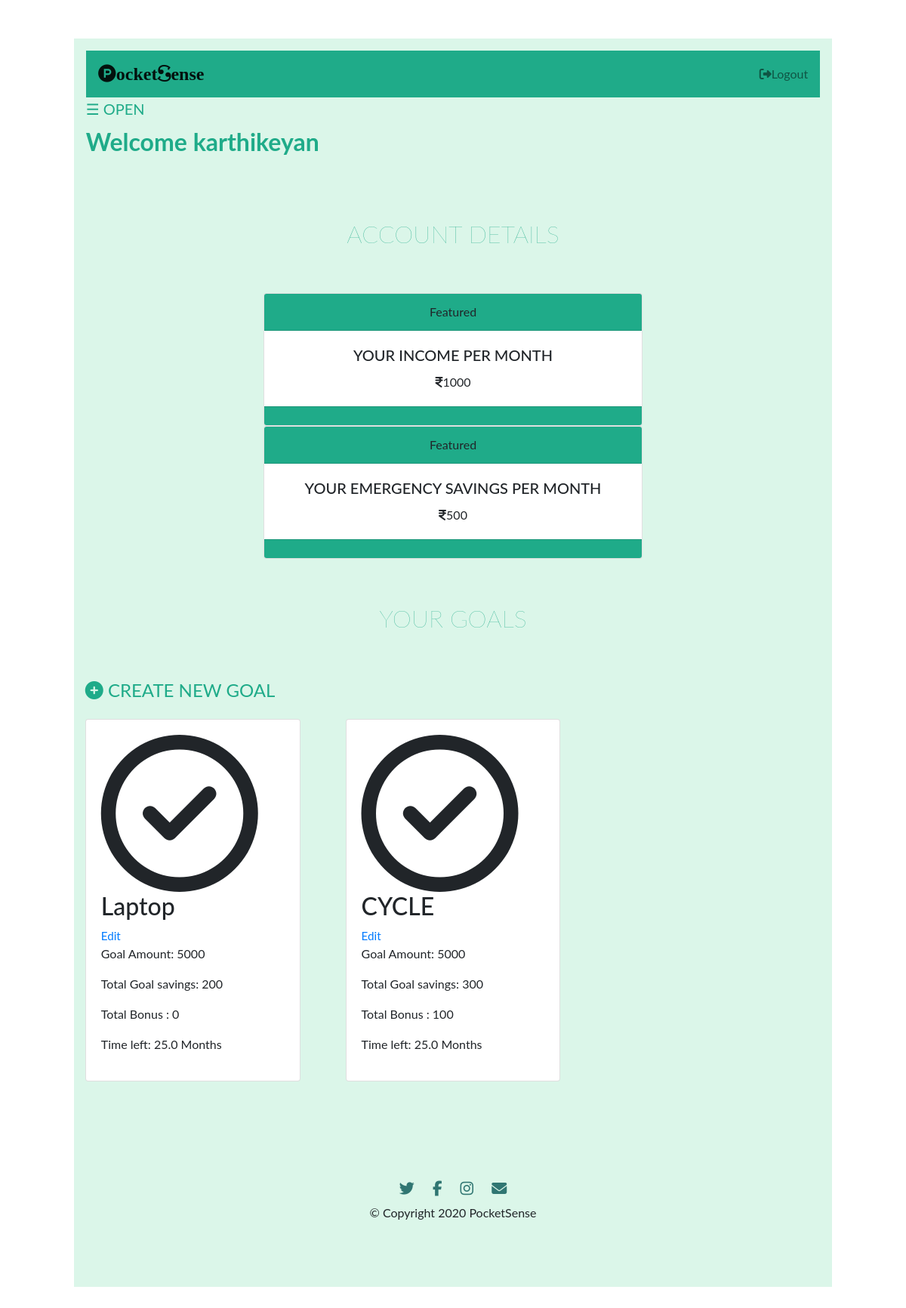
/goal/account (signed in), run on the app's committed database.
### tables this page shows
CREATE TABLE child(
	child_id INTEGER PRIMARY KEY AUTOINCREMENT,
	child_username TEXT UNIQUE NOT NULL,
	parent_email TEXT UNIQUE NOT NULL,
	child_password TEXT NOT NULL
);

CREATE TABLE goal(
	goal_id INTEGER PRIMARY KEY AUTOINCREMENT,
	author_id INTEGER ,
	task_author INTEGER,

	goal_name TEXT UNIQUE ,
	income_amt INTEGER ,
	goal_amt INTEGER ,
	goal_saving INTEGER,

	fix_saving_amt INTEGER,
	saving_amt INTEGER ,
	emergency_amt INTEGER ,
	
	bonus INTEGER ,
    time_left TEXT ,
	personal_amt INTEGER ,
	counter INTEGER,

	created TIMESTAMP DEFAULT CURRENT_TIMESTAMP,


	task_name  TEXT,

	task_amt INTEGER,
	task_count INTEGER,
	
	FOREIGN KEY (author_id) REFERENCES child (child_id),
	
	FOREIGN KEY (task_author) REFERENCES parent (parent_id)

);

### fin/goal.py (the view, shortened to what this page needs)
@bp.route('/account' ,  methods = ('GET' , 'POST'))
@child_login_required
def account():
    db = get_db()
    goals = db.execute(
            'SELECT go.goal_id , income_amt , goal_amt , saving_amt , emergency_amt , author_id , goal_name , child_username , time_left ,personal_amt, created , bonus , counter , goal_saving  , fix_saving_amt'
            ' FROM goal go JOIN child c ON go.author_id = c.child_id'
            ' ORDER BY created DESC'
            ).fetchall()
    from datetime import datetime
    counter =0
    for x in goals:
        counter += 1
    for i in range(0 , counter):
        created_time = goals[i]['created']
        today = datetime.today()
        goal_saving = goals[i]['goal_saving']
        goal_amt = goals[i]['goal_amt']
        fix_saving_amt = goals[i]['fix_saving_amt']
        created_month = int(created_time.strftime('%m'))
        created_year = int(created_time.strftime('%Y'))
        created_date = int(created_time.strftime('%d'))
        tracker = goals[i]['counter']
        tracker += created_month
        Hour = int(created_time.strftime('%H'))
        Sec = int(created_time.strftime('%S'))
        Min = int(created_time.strftime('%M'))
        curr_month = int(today.strftime('%m'))
        curr_date = int(today.strftime('%d'))
        time_left = goals[i]['time_left']
        time_left = time(created_year, created_month , created_date ,Hour , Min , Sec , fix_saving_amt ,goal_amt)
        time_left = str(abs(time_left))
        print(time_left)
        db.execute(
                'UPDATE goal SET time_left = ?'
                ' WHERE created = ?',
                (time_left , created_time)
                )
        db.commit()
        if(tracker != 12):
            if (created_date == curr_date and tracker + 1  == curr_month):
                saving_amt = goals[i]['saving_amt']
                goal_saving += fix_saving_amt
                saving_amt += saving_amt
                tracker += 1
                db.execute(
                    'UPDATE goal SET saving_amt = ? ,counter = ?, goal_saving= ? '
                    ' WHERE created = ?',
                    (saving_amt , tracker,goal_saving, created_time)
                    )
                db.commit()
    return render_template('goal/account.html' , goals=goals)

### fin/auth.py (called while the page is built)
@bp.before_app_request
def load_logged_in_parent():
    parent_id = session.get('parent_id')
    if parent_id is None:
        g.parent = None
    else:
        g.parent = get_db().execute(
            'SELECT * FROM parent WHERE parent_id = ?', (parent_id,)
        ).fetchone()

@bp.before_app_request
def load_logged_in_child():
    child_id = session.get('child_id')
    if child_id is None:
        g.child = None
    else:
        g.child = get_db().execute(
            'SELECT * FROM child WHERE child_id = ?', (child_id,)
        ).fetchone()

def child_login_required(view):
    @functools.wraps(view)
    def wrapped_view(**kwargs):
        if g.child is None:
            return redirect(url_for('auth.child_login'))
        return view(**kwargs)
    return wrapped_view

### fin/db.py (called while the page is built)
def get_db():
	if 'db' not in g:
		g.db = sqlite3.connect( current_app.config['DATABASE'] , detect_types=sqlite3.PARSE_DECLTYPES)
		g.db.row_factory = sqlite3.Row
	return g.db

### fin/goal.py (called while the page is built)
def month_remaining(year,month,day,hour,minute,sec):
    create=datetime.datetime(year,month,day,hour,minute,sec)
    now=datetime.datetime.now()
    m=abs(now-create)
    return(m.days//30.5)

def time(year,month,day,hour,minute,sec,savings,goal):
    m_1=month_remaining(year,month,day,hour,minute,sec)
    m_2=goal//savings
    if goal%savings!=0:
        m_2=m_2+1
    return(m_2-m_1)

### fin/templates/goal/account.html (shortened to what this page needs)
<!DOCTYPE html>
<html>
<head>
  <link rel="stylesheet" href="https://stackpath.bootstrapcdn.com/bootstrap/4.5.0/css/bootstrap.min.css">
<link rel="stylesheet" href="{{ url_for('static', filename='account.css') }}">
</head>
<body>
  <section id="main">
  <div class="container-fluid">
    <section id="first">
      <div id="main">
        <nav class="navbar navbar-light" style="background-color: #1fab89;">
          <a class="navbar-brand" href=""><i class="fa fa-product-hunt" aria-hidden="true"></i>ocket<i class="fa fa-scribd" aria-hidden="true"></i>ense</a>
          <ul class="navbar-nav ml-auto">
            <li class="nav-item">
              {% if g.child %}
              <a class="nav-link" href="{{ url_for('auth.child_logout') }}"><i class="fa fa-sign-out" aria-hidden="true"></i>Logout</a>
              {% endif %}
            </li>
          </ul>
        </nav>
        <span class="op" style="font-size:20px;cursor:pointer" onclick="openNav()">&#9776; OPEN</span>
         {% if g.child %}
        <h2 class="title">Welcome {{ g.child['child_username'] }}</h2>
        {% endif %}
      </div>
    </section>
    <section id='second'>
      <h2 class="title_goal">ACCOUNT DETAILS</h2>
      <div class="card w-50 text-center">
        <div class="card-header">
          Featured
        </div>
        <div class="card-body" style="align:center;">
          <h5 class="card-title">YOUR INCOME PER MONTH </h5>
          <p class="card-text"><i class="fa fa-inr" aria-hidden="true"></i>{{ goals[0]['income_amt'] }}</p>
        </div>
        <div class="card-footer text-muted">
        </div>
      </div>
      <div class="card w-50 text-center">
        <div class="card-header">
          Featured
        </div>
        <div class="card-body" style="align:center;">
          <h5 class="card-title">YOUR EMERGENCY SAVINGS PER MONTH</h5>
          <p class="card-text"><i class="fa fa-inr" aria-hidden="true"></i>{{ goals[0]['emergency_amt'] }}</p>
        </div>
        <div class="card-footer text-muted">
        </div>
      </div>
    </section>
    <section id="third">
      <h2 class="title_goal">YOUR GOALS</h2>
      {% if g.child %}
      <a class="add1" href="{{ url_for('goal.create') }}"><i class="fa fa-plus-circle" aria-hidden="true"></i> CREATE NEW GOAL</a>
      {% endif %}
      <div class="card-deck row">
          {% for goal in goals %}
          {% if g.child['child_id'] == goal['author_id'] %}
        <div class="pricing-column col-lg-4 col-md-6">
          <div class="card">
            <div class="card-body">
                <i class="fa fa-ch fa-check-circle-o" aria-hidden="true"></i>
                <h2>{{ goal['goal_name'] }}</h2>
                 <a style = font-size:95%; color: #1fab89 ;class="action" href="{{ url_for('goal.update', goal_id=goal['goal_id']) }}">Edit</a>
                <p class="price-p">Goal Amount: {{ goal['goal_amt'] }}</p>
                <p class="price-p">Total Goal savings: {{ goal['goal_saving'] }}</p>
                <p class="price-p">Total Bonus : {{ goal['bonus'] }}</p>
                <p class="price-p">Time left: {{ goal['time_left'] }} Months</p>
            </div>
          </div>
        </div>
         {% endif %}
         {% endfor %}
      </div>
    </section>
    <footer id="footer">
      <a href="https://twitter.com/account/access"><i class="fa fa-twitter footer-ic fa-lg" aria-hidden="true"></i></a>
      <a href="https://twitter.com/account/access"><i class="fa fa-facebook footer-ic fa-lg " aria-hidden="true"></i></a>
      <a href="https://twitter.com/account/access"><i class="fa fa-instagram footer-ic fa-lg" aria-hidden="true"></i></a>
      <a href="https://twitter.com/account/access"><i class="fa fa-envelope footer-ic fa-lg" aria-hidden="true"></i></a>
      <p class="f-p">© Copyright 2020 PocketSense</p>
    </footer>
  </div>
</section>
</body>
</html>

### fin/static/account.css (style rules this page uses)
body { font-family: "Lato", sans-serif; transition: background-color .5s; }
.container-fluid { padding: 3% 7% 3%; }
.navbar-brand { font-family: "Ubuntu"; font-size: 1.5rem; font-weight: bold; color: #1fab89; }
.title { font-weight: bold; color:#1fab89; padding-top: 1%; }
.title_goal { font-weight: lighter; text-align: center; color:#1fab89; padding-top: 1%; padding-bottom: 50px; }
.op { color: #1fab89; padding-top: 3%; padding-bottom: 100%; }
.card { margin: 0 auto; float: none; }
.card-header { background-color: #1fab89; border-radius: 20% }
.card-footer { background-color: #1fab89; border-radius: 20% }
.fa-ch { text-align: center; margin: auto; font-size: 13em !important; }
.add1 { color: #1fab89; margin-left: 15px; margin-bottom: 20px; font-size: 1.5rem }
.card-deck { padding-top: 20px; }
#first { background-color: #dbf6e9; padding-bottom: 50px; }
#second { background-color: #dbf6e9; padding-bottom: 50px; margin: auto; }
#third { background-color: #dbf6e9; padding-bottom: 50px; margin: auto; }
#main { transition: margin-left .5s; padding: 16px; }
#footer { text-align: center; background-color: #dbf6e9; padding: 7% 15% }
.footer-ic { margin: 20px 10px; color: #307672; }

### data on the page
child: child.child_username "karthikeyan"
goal: income_amt "1000", emergency_amt "500", goal_name "Laptop", goal_amt "5000", goal_saving "200", bonus "0", time_left "25.0"
goal: goal_name "CYCLE", goal_amt "5000", goal_saving "300", bonus "100", time_left "25.0"
